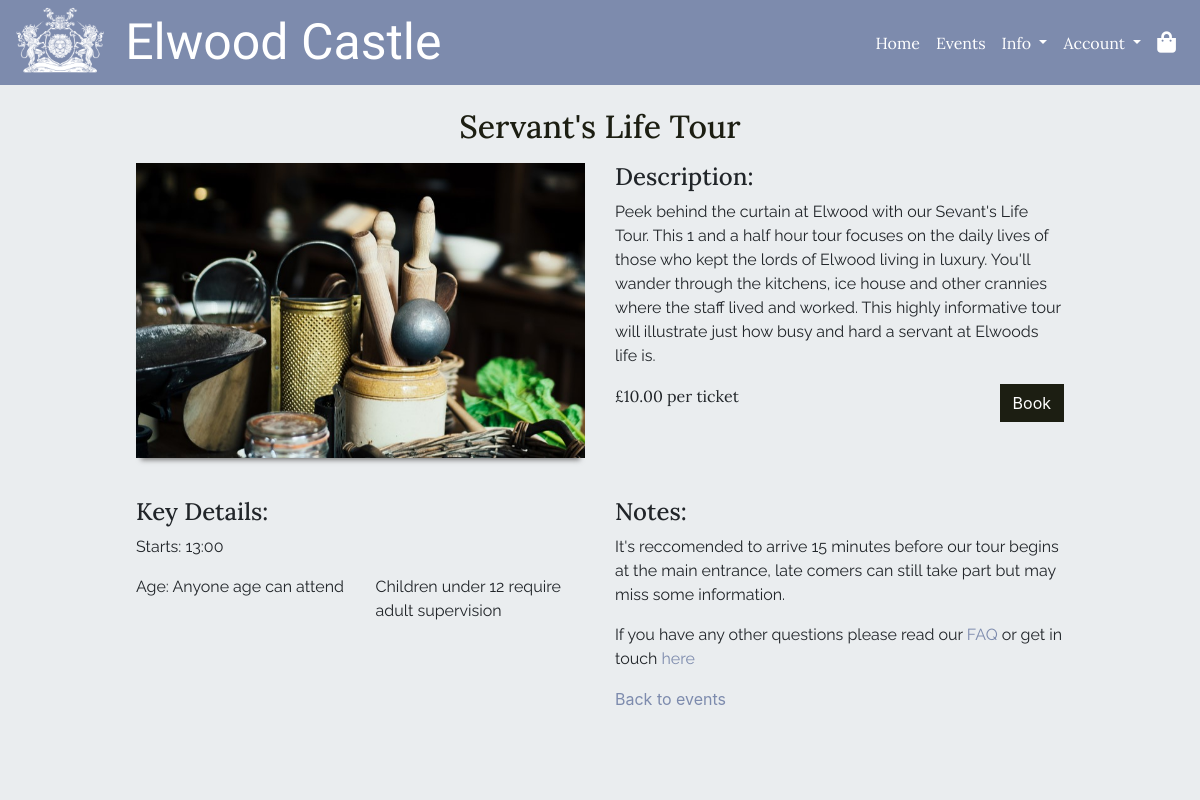
The app's page /events/2/ with its own data.
### events/models.py (models this page shows, shortened)
class Event(models.Model):
    category = models.ForeignKey('Category', null=True, blank=True,
                                 on_delete=models.SET_NULL)
    name = models.CharField(max_length=254)
    description = models.TextField()
    price = models.DecimalField(max_digits=8, decimal_places=2, blank=False)
    start_time = models.TimeField()
    rating = models.DecimalField(max_digits=2, decimal_places=1, null=True,
                                 blank=True)
    day_ticket_limit = models.PositiveIntegerField(blank=False,
                                                   validators=[
                                                      MaxValueValidator(200)
                                                    ])
    supervision = models.BooleanField(default=True, null=True, blank=True)
    age_restricted = models.BooleanField(default=True, null=True, blank=False)
    image = models.ImageField(null=True, blank=True)

### events/views.py (the view)
def event_info(request, event_id):
    try:
        event = Event.objects.get(pk=event_id)
    except Event.DoesNotExist:
        messages.error(request, "Sorry, we couldn't find that event")
        return redirect(reverse('events'))
    template = 'events/event_details.html'
    context = {
        'event': event,
    }
    return render(request, template, context)

### basket/contexts.py (called while the page is built, shortened)
def basket_items(request):
    basket_items = []
    total = 0
    basket = request.session.get('basket', {})
    context = {
        'basket_items': basket_items,
        'total': total,
    }
    return context

### events/templates/events/event_details.html
{% extends 'base.html' %}
{% block content %}
<div class="color-overlay">
    <div class="container-fluid guttered p-3">
        <div class="row pt-2 mb-2">
            <div class="col-12 text-center">
                <h2 class="heading-text color-title underlined mb-2">{{event.name}}</h2>
            </div>
        </div>
        <div class="row mb-3">
            <div class="col-12 col-lg-6 mb-2">
                <img class="img-fluid below-shadow" src="{{ event.image.url }}" alt="{{event.name}} image">
            </div>
            <div class="col-12 col-lg-6">
                <h3 class="heading-text text-l">Description:</h3>
                <p class="text-m body-text order-1 order-md-0">{{event.description}}</p>
                <div class="order-0 order-md-1">
                    <p class="d-inline heading-text">£{{ event.price }} per ticket</p>
                    <a href="{% url 'book_event' event.id %}" class="float-right btn button">Book</a>
                </div>
            </div>
        </div>
        <div  class="row py-3">
            <div class="col-12 col-md-6">
                <div class="row">
                    <div class="col-12">
                        <h3 class="heading-text text-l">Key Details:</h3>
                    </div>
                    <div class="col-12">
                        <p class="body-text">Starts: {{event.start_time|time:"H:i"}}</p>
                    </div>
                    <div class="col-12 col-lg-6">
                        <p class="body-text">Age: Anyone age can attend</p>
                    </div>
                    <div class="col-12 col-lg-6">
                        <p class="body-text">Children under 12 require adult supervision</p>
                    </div>
                </div>
            </div>
            <div class="col-12 col-md-6">
                <div class="row">
                    <div class="col-12">
                        <h3 class="heading-text text-l">Notes:</h3>
                    </div>
                    <div class="col-12">
                        <p class="body-text">
                            {% if event.category.name == "tours" %}
                                It's reccomended to arrive 15 minutes before our tour begins at the main entrance, late comers can still take part but may miss some information.
                            {% endif %}
                        </p>
                    </div>
                    <div class="col-12">
                        <p class="body-text">If you have any other questions please read our <a href="#" class="text-link">FAQ</a>
                            or get in touch <a href="#" class="text-link">here</a></p>
                    </div>
                    <div class="col-12">
                        <a href="{% url 'events' %}" class="text-link">Back to events</a>
                    </div>
                </div>
            </div>
        </div>
    </div>
</div>
{% endblock %}

### static/css/style.css (style rules this page uses)
.datepicker-days th, .heading-text { font-family: 'Lora', serif; }
.datepicker-days td, .body-text { font-family: 'Raleway', sans-serif; }
.text-l { font-size: 1.5em; }
.text-m { font-size:1em; }
.color-overlay, #block-content { background-color: #eaedef; }
.text-link { cursor: pointer; color: #7D8BAD; transition: color ease-in 0.25s; }
.text-link:hover, .color-title { color: #1C1E12; }
.below-shadow { box-shadow: 0px 7px 5px -5px #777;; }
.button { border-radius: 0; border: 1px solid #1C1E12; background-color: #1C1E12; color: white; transition: all 0.25s ease-out; }
@media (min-width: 580px) { .guttered { width: 80%; } }

### records on screen
Event: name "Servant's Life Tour", image (picture), description "Peek behind the curtain at Elwood with our Sevant's Life Tour. This 1 and a half hour tour focuses on the daily lives of those who kept the lords of Elwood living in luxury. You'll wander through the kitchens, ice house and other crannies where the staff lived and worked. This highly informative tour will illustrate just how busy and hard a servant at Elwoods life is.", price "10.00", start_time "13:00"
